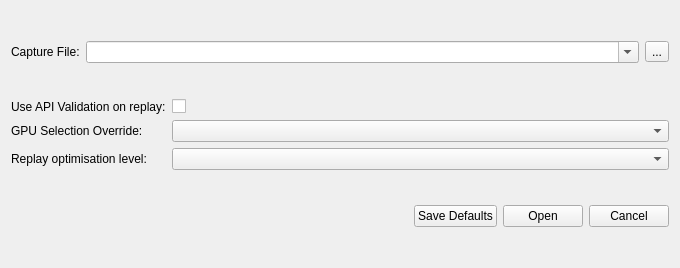
<?xml version="1.0" encoding="UTF-8"?>
<ui version="4.0">
 <class>ReplayOptionsSelector</class>
 <widget class="QWidget" name="ReplayOptionsSelector">
  <property name="geometry">
   <rect>
    <x>0</x>
    <y>0</y>
    <width>680</width>
    <height>268</height>
   </rect>
  </property>
  <property name="sizePolicy">
   <sizepolicy hsizetype="MinimumExpanding" vsizetype="Preferred">
    <horstretch>0</horstretch>
    <verstretch>0</verstretch>
   </sizepolicy>
  </property>
  <property name="minimumSize">
   <size>
    <width>0</width>
    <height>0</height>
   </size>
  </property>
  <property name="windowTitle">
   <string>Form</string>
  </property>
  <layout class="QGridLayout" name="gridLayout">
   <item row="1" column="0">
    <widget class="QLabel" name="label_3">
     <property name="sizePolicy">
      <sizepolicy hsizetype="Maximum" vsizetype="Preferred">
       <horstretch>0</horstretch>
       <verstretch>0</verstretch>
      </sizepolicy>
     </property>
     <property name="text">
      <string>Use API Validation on replay:</string>
     </property>
    </widget>
   </item>
   <item row="1" column="1">
    <widget class="QCheckBox" name="replayAPIValidation">
     <property name="text">
      <string/>
     </property>
    </widget>
   </item>
   <item row="2" column="0">
    <widget class="QLabel" name="label_2">
     <property name="sizePolicy">
      <sizepolicy hsizetype="Maximum" vsizetype="Preferred">
       <horstretch>0</horstretch>
       <verstretch>0</verstretch>
      </sizepolicy>
     </property>
     <property name="text">
      <string>GPU Selection Override:</string>
     </property>
    </widget>
   </item>
   <item row="2" column="1">
    <widget class="QComboBox" name="gpuOverride"/>
   </item>
   <item row="3" column="0">
    <widget class="QLabel" name="label">
     <property name="sizePolicy">
      <sizepolicy hsizetype="Maximum" vsizetype="Preferred">
       <horstretch>0</horstretch>
       <verstretch>0</verstretch>
      </sizepolicy>
     </property>
     <property name="text">
      <string>Replay optimisation level:</string>
     </property>
    </widget>
   </item>
   <item row="3" column="1">
    <widget class="QComboBox" name="replayOptimisation"/>
   </item>
   <item row="0" column="0" colspan="2">
    <widget class="QFrame" name="captureFileFrame">
     <layout class="QHBoxLayout" name="captureFileLayout">
      <property name="leftMargin">
       <number>0</number>
      </property>
      <property name="topMargin">
       <number>0</number>
      </property>
      <property name="rightMargin">
       <number>0</number>
      </property>
      <property name="bottomMargin">
       <number>0</number>
      </property>
      <item>
       <widget class="QLabel" name="captureFileLabel">
        <property name="text">
         <string>Capture File:</string>
        </property>
       </widget>
      </item>
      <item>
       <widget class="QComboBox" name="captureFile">
        <property name="sizePolicy">
         <sizepolicy hsizetype="MinimumExpanding" vsizetype="Fixed">
          <horstretch>0</horstretch>
          <verstretch>0</verstretch>
         </sizepolicy>
        </property>
        <property name="editable">
         <bool>true</bool>
        </property>
        <property name="insertPolicy">
         <enum>QComboBox::NoInsert</enum>
        </property>
        <property name="sizeAdjustPolicy">
         <enum>QComboBox::AdjustToMinimumContentsLength</enum>
        </property>
        <property name="minimumContentsLength">
         <number>30</number>
        </property>
       </widget>
      </item>
      <item>
       <widget class="QToolButton" name="captureFileBrowse">
        <property name="text">
         <string>...</string>
        </property>
       </widget>
      </item>
     </layout>
    </widget>
   </item>
   <item row="4" column="0" colspan="2">
    <widget class="QFrame" name="buttonsFrame">
     <layout class="QHBoxLayout" name="buttonsLayout">
      <property name="leftMargin">
       <number>0</number>
      </property>
      <property name="topMargin">
       <number>0</number>
      </property>
      <property name="rightMargin">
       <number>0</number>
      </property>
      <property name="bottomMargin">
       <number>0</number>
      </property>
      <item>
       <spacer name="horizontalSpacer">
        <property name="orientation">
         <enum>Qt::Horizontal</enum>
        </property>
        <property name="sizeHint" stdset="0">
         <size>
          <width>40</width>
          <height>20</height>
         </size>
        </property>
       </spacer>
      </item>
      <item>
       <widget class="QPushButton" name="saveDefaults">
        <property name="text">
         <string>Save Defaults</string>
        </property>
       </widget>
      </item>
      <item>
       <widget class="QPushButton" name="open">
        <property name="text">
         <string>Open</string>
        </property>
       </widget>
      </item>
      <item>
       <widget class="QPushButton" name="cancel">
        <property name="text">
         <string>Cancel</string>
        </property>
       </widget>
      </item>
     </layout>
    </widget>
   </item>
  </layout>
 </widget>
 <resources/>
 <connections/>
</ui>
